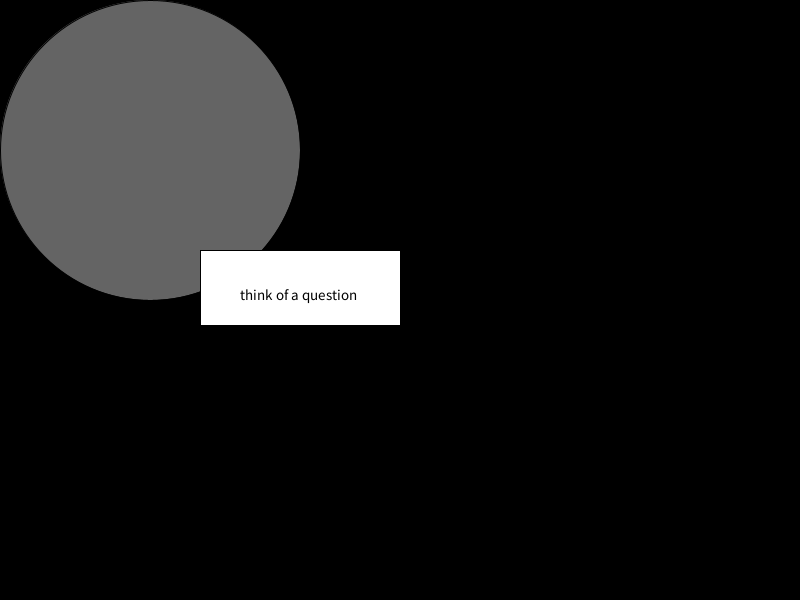
Frame 1 (no input)
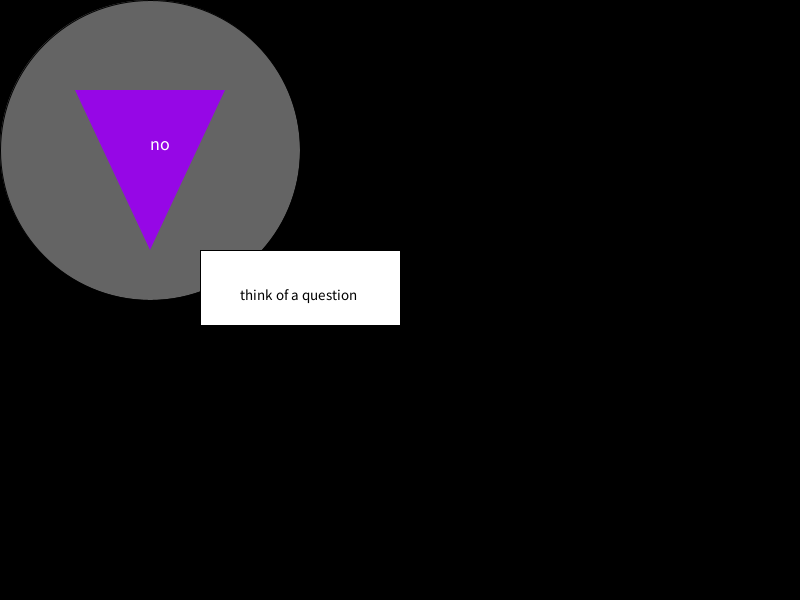
Frame 2 (the mouse pressed at the canvas centre, redrawn once)

The Processing sketch that drew these frames (run headless with seeded random() and noise(); the mouse was pressed at the canvas centre and the sketch redrawn once):

// Processing sketch: processing_80869
// ── processing_80869.pde

String[] answers = {"yes", "no", "maybe"};
boolean mode = false;
void setup()
{
  background(0);
  size(800, 600);
  noLoop();
}
void draw()
{
  if (mode == false)
  {
    fill(100);
    ellipse(150, 150, 300, 300);
    fill(255);
    rect(200, 250, 200, 75);
    fill(0);
    textSize(15);
    text("think of a question",240, 300);
  }
  else if (mode == true)
  {
    noStroke();
    fill(150, 7, 230);
    triangle(150, 250, 75, 90, 225, 90);
    fill(255);
    textSize(18);
    text(answers[int(random(3))], 150, 150);
  }
}
void mousePressed()
{
  {
    mode = !mode;
  }
  redraw();
}
